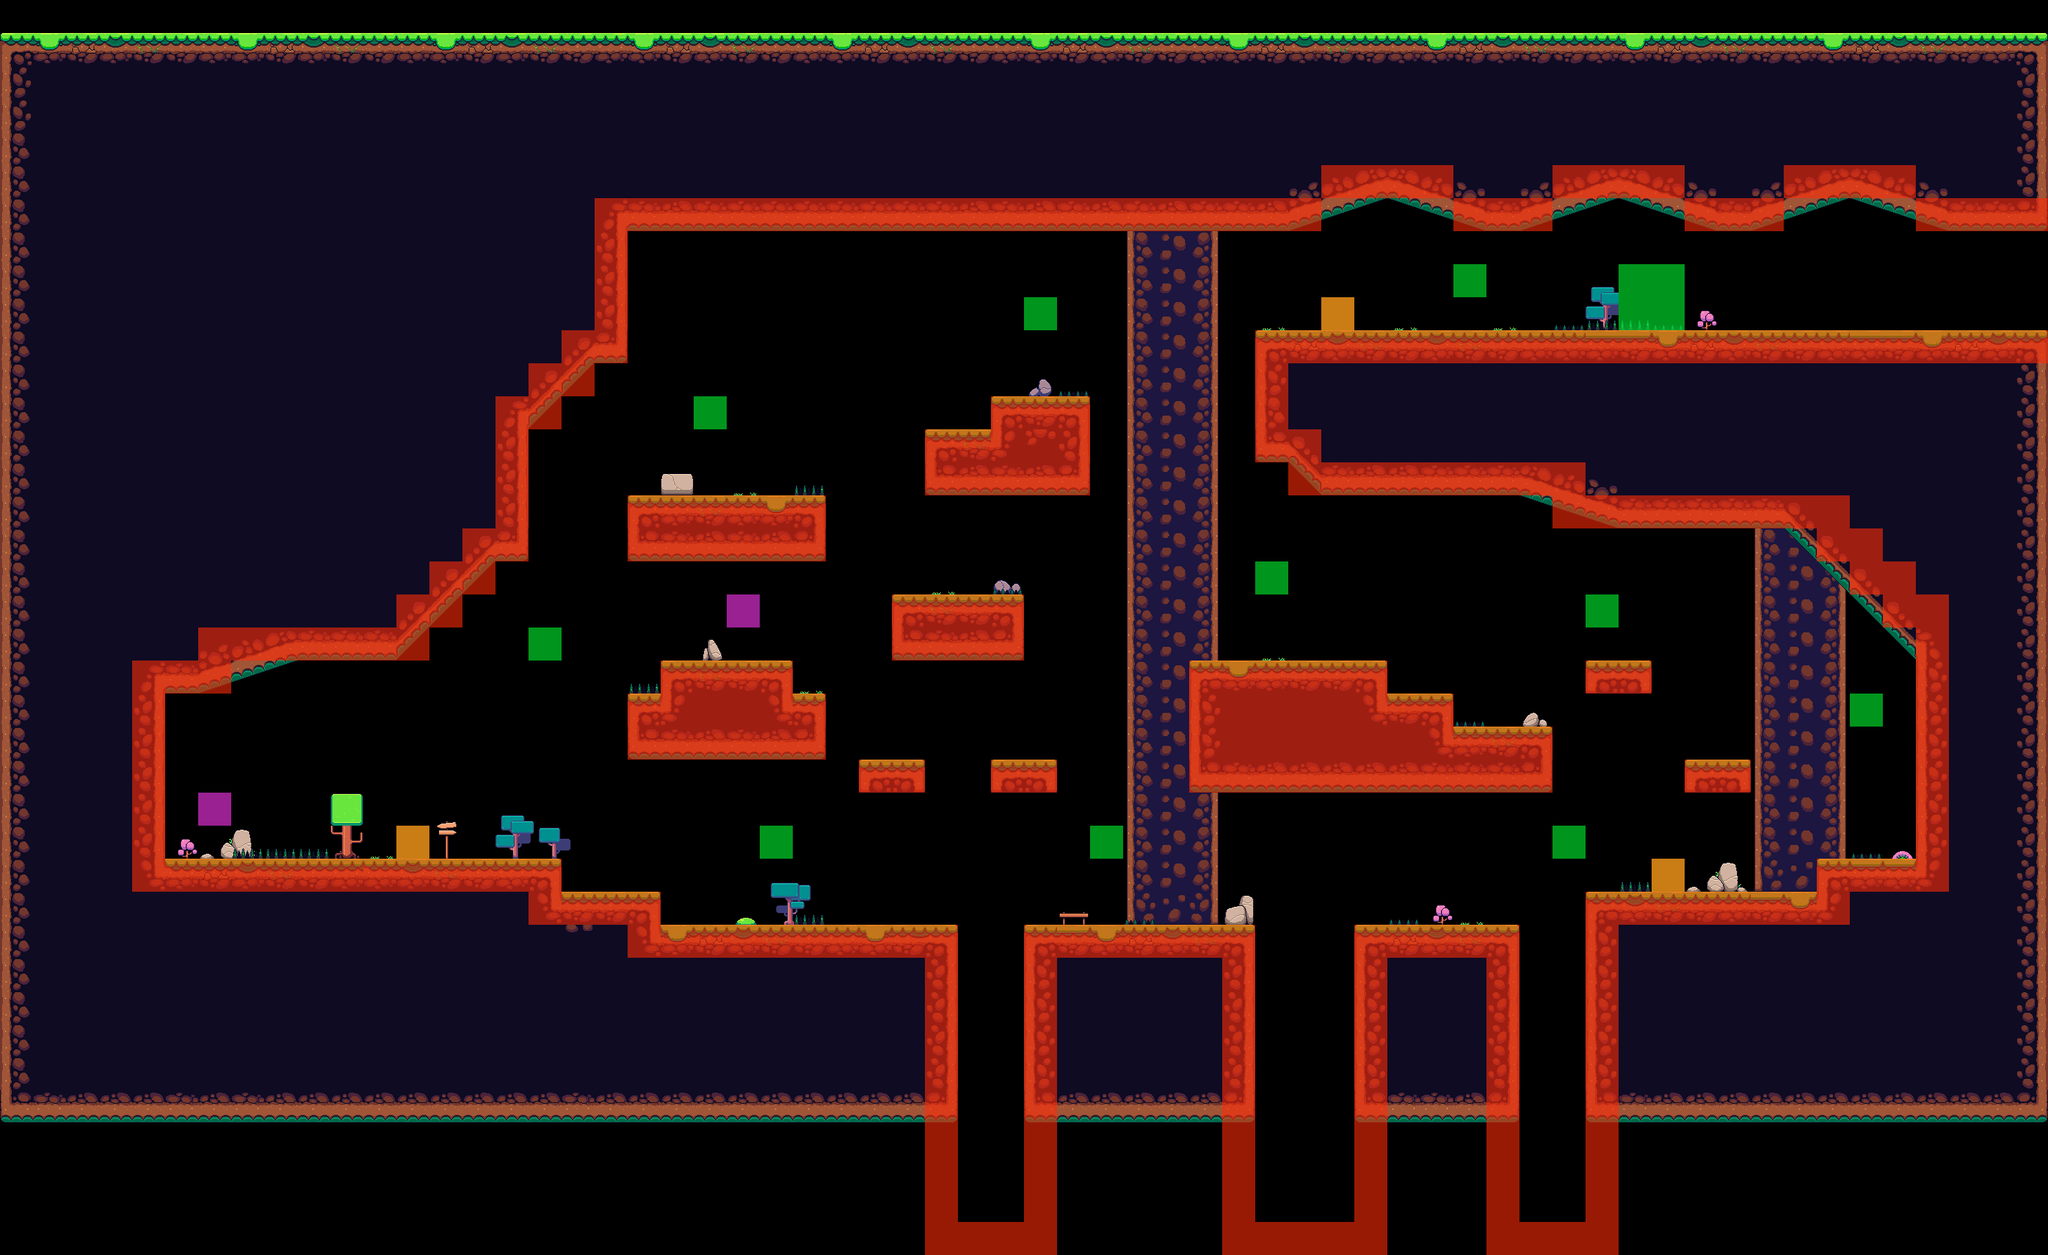

This game map was drawn from its Tiled (.tmx) file and the tilesets committed beside it. A one-line description and the trimmed map source follow:
An orthogonal 62x38 tile map with 48x48 px tiles, 4 tile layers (Decorcion, Tiles, Collisions, Collectables), 4 tilesets.

<map version="1.4" tiledversion="1.4.2" orientation="orthogonal" renderorder="right-down" width="62" height="38" tilewidth="48" tileheight="48" infinite="0" nextlayerid="5" nextobjectid="1">
 <tileset firstgid="1" name="Nature_environment_02" tilewidth="48" tileheight="48" tilecount="154" columns="22">
  <image source="nature_environment_02.png" width="1056" height="336" />
 </tileset>
 <tileset firstgid="155" name="Nature_props_02" tilewidth="48" tileheight="48" tilecount="104" columns="13">
  <image source="nature_props_02.png" width="624" height="400" />
 </tileset>
 <tileset firstgid="259" name="Collisions" tilewidth="48" tileheight="48" tilecount="4" columns="4">
  <image source="collisions_2.png" trans="ffffff" width="192" height="48" />
 </tileset>
 <tileset firstgid="263" name="Collectables" tilewidth="48" tileheight="48" tilecount="4" columns="4">
  <image source="collisions_2.png" trans="ffffff" width="192" height="48" />
 </tileset>
 <layer id="2" name="Decorcion" width="62" height="38">
  <properties>
   <property name="Nodraw" type="int" value="0" />
  </properties>
  <data>[2356 cells, 138 non-empty, 34 distinct tile ids]</data>
 </layer>
 <layer id="1" name="Tiles" width="62" height="38">
  <properties>
   <property name="Nodraw" type="int" value="0" />
  </properties>
  <data>[2356 cells, 1305 non-empty, 49 distinct tile ids]</data>
 </layer>
 <layer id="3" name="Collisions" width="62" height="38">
  <properties>
   <property name="Nodraw" type="int" value="1" />
  </properties>
  <data>[2356 cells, 349 non-empty, 3 distinct tile ids]</data>
 </layer>
 <layer id="4" name="Collectables" width="62" height="38">
  <properties>
   <property name="Nodraw" type="int" value="1" />
  </properties>
  <data>[2356 cells, 12 non-empty, 2 distinct tile ids]</data>
 </layer>
</map>
